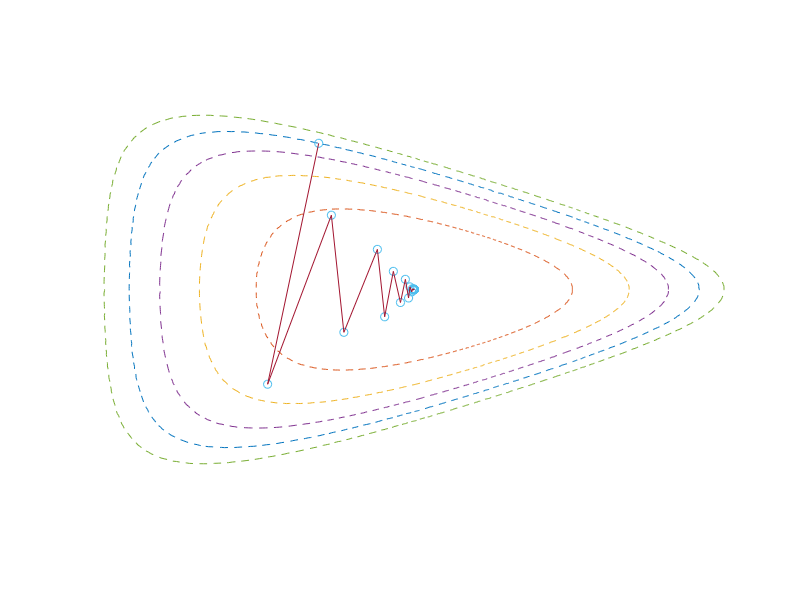
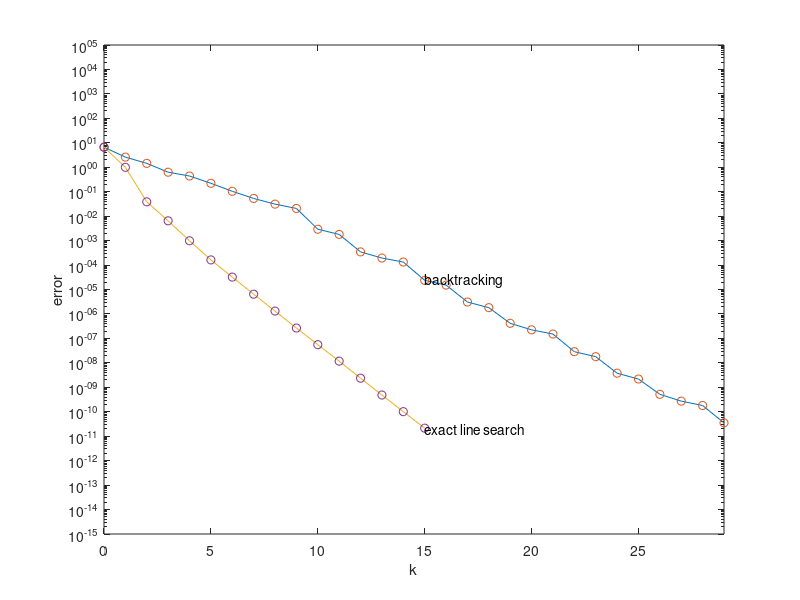
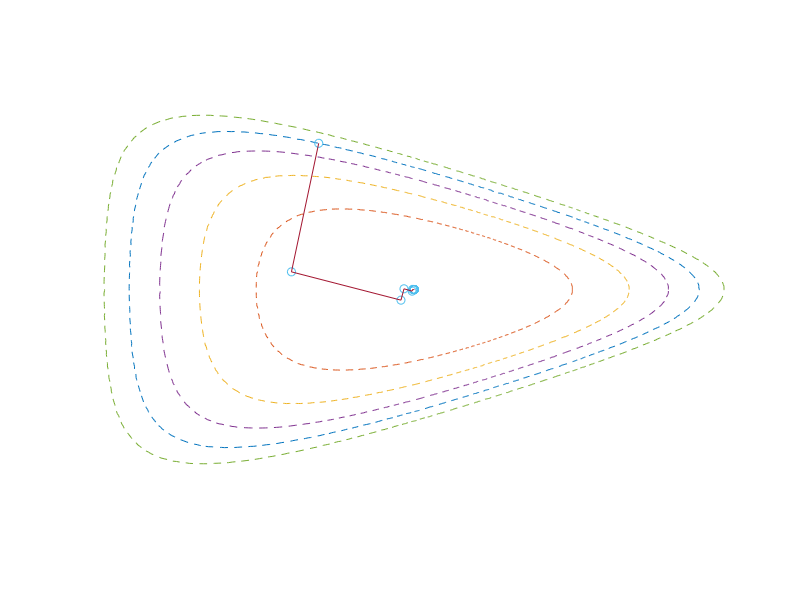
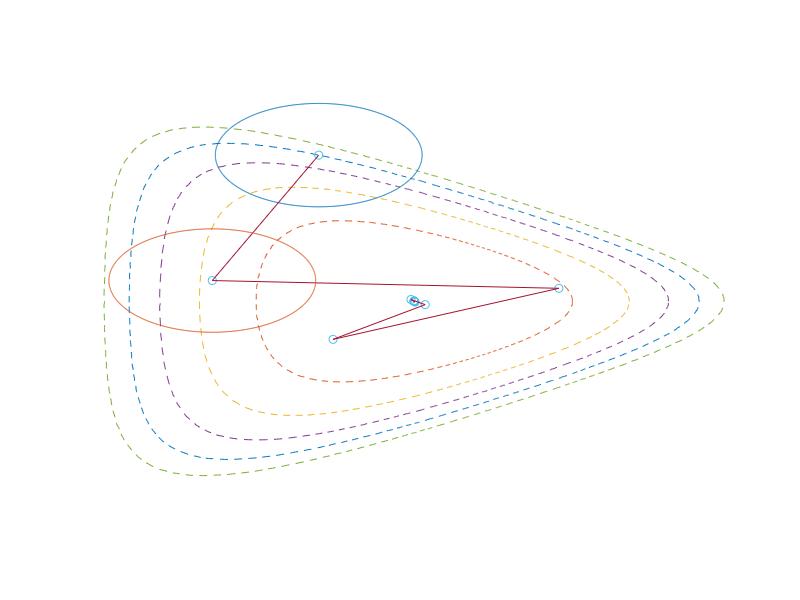

These figures' MATLAB source, in order:
% Generates figures 9.3, 9.4, 9.5, 9.11, 9.12, 9.13, 9.14, 9.15, 
% f(x) = sum(exp(A*x+b)) 
A = [1 3; 1 -3; -1 0];
b = -0.1*[1; 1; 1];
% backtracking parameters
alpha = 0.1;  
beta = 0.7;
% starting point
x0 = [-1;1];
f0 = sum(exp(A*x0+b));
% Calculate the minimum.
x = x0;
for i=1:10
    grad = A' * exp(A*x+b);
    hess = A' * diag(exp(A*x+b)) * A;
    x = x - hess\grad;
end;
xmin = x;
fmin = sum(exp(A*xmin+b));


% Gradient descent with backtracking line search. 

figure(1) 

% Figure 9.3: show five contour lines: f0+k*Delta, k=-3,-2,-1,0,1 where 
% Delta = (f0-fmin)/4.
nangles = 1000;
thetas = linspace(0,2*pi,nangles);
cont1 = zeros(2,nangles);
cont2 = zeros(2,nangles);
cont3 = zeros(2,nangles);
cont4 = zeros(2,nangles);
Delta = (f0-fmin)/4;
for i=1:nangles
    nopts = 1000;
    ray  = [ linspace(0,4,nopts)*cos(thetas(i)); 
        linspace(0,4,nopts)*sin(thetas(i)) ];
    fray = sum(exp(A*ray+b(:,ones(1,nopts))));
    ind = max(find(fray < f0));
    cont1(:,i) = (ray(:,ind) + ray(:,ind+1))/2;
    ind = max(find(fray < f0 - 3*Delta));
    cont2(:,i) = (ray(:,ind) + ray(:,ind+1))/2;
    ind = max(find(fray < f0 - 2*Delta));
    cont3(:,i) = (ray(:,ind) + ray(:,ind+1))/2;
    ind = max(find(fray < f0 - Delta));
    cont4(:,i) = (ray(:,ind) + ray(:,ind+1))/2;
    ind = max(find(fray < f0 + Delta));
    cont5(:,i) = (ray(:,ind) + ray(:,ind+1))/2;
end;
plot(cont1(1,:), cont1(2,:), '--', cont2(1,:), cont2(2,:), '--', ...
    cont3(1,:), cont3(2,:), '--', cont4(1,:), cont4(2,:), '--', ...
    cont5(1,:), cont5(2,:), '--');
axis('equal')
axis off
hold on

% Run the gradient method.
maxiters = 100;
xs = zeros(2,maxiters);
fs = zeros(1,maxiters);
x = x0;
for i=1:maxiters
    f = sum(exp(A*x+b));
    xs(:,i) = x;
    fs(i) = f;
    if (f-fmin < 1e-10),  break; end;
    g = A'*exp(A*x+b);
    v = -g;
    s = 1;
    for k=1:10 
        xnew = x+s*v;
        fxnew = sum(exp(A*xnew+b));
        if (fxnew < f + s*alpha*g'*v) break;  else s = s*beta; end;
    end;
    x = x + s*v;
end;

% Finish figure 9.3.
plot(xs(1,1:i), xs(2,1:i), 'o'); 
plot(xs(1,1:i), xs(2,1:i), '-'); 
hold off

% Figure 9.4: error vs. iteration for backtracking line search.
figure(2)
semilogy([0:i-1], fs(1:i)-fmin, '-', [0:i-1], fs(1:i)-fmin, 'o');
j=16;  text(j-1, fs(j)-fmin, 'backtracking');
axis([0 i-1 1e-15 1e5]);


% Gradient descent with exact line search.

% Figure 9.5: show the five contourlines.
figure(3) 
plot(cont1(1,:), cont1(2,:), '--', cont2(1,:), cont2(2,:), '--',...
     cont3(1,:), cont3(2,:), '--', cont4(1,:), cont4(2,:), '--',...
     cont5(1,:), cont5(2,:), '--');
axis('equal')
axis off
hold on

% Run the gradient method, using bisection in the exact line search.
maxiters = 100;
xs = zeros(2,maxiters);
fs = zeros(1,maxiters);
x = x0;
for i=1:maxiters
    f = sum(exp(A*x+b));
    xs(:,i) = x;
    fs(i) = f;
    g = A'*exp(A*x+b);
    if (f-fmin < 1e-10), break; end;
    v = -g;
    % exact line search by bisection
    l = 0; u = 1;
    gl = v'*g;  
    gr = v'*A'*exp(A*(x+u*v)+b);
    while (gr<0), 
        u = 2*u; 
        gr = v'*A'*exp(A*(x+u*v)+b);
    end;
    while (u-l > 1e-3)
        s = (u+l)/2;
        gs = v'*A'*exp(A*(x+s*v)+b);
        if (gs<0), l=s; 
        elseif (gs>0), u=s; 
        else, break, end;
    end;
    x = x + s*v;
end;

% Finish figure 9.5.
plot(xs(1,1:i), xs(2,1:i), 'o'); 
plot(xs(1,1:i), xs(2,1:i), '-'); 
hold off

% Finish figure 9.4.
figure(2) 
hold on 
semilogy([0:i-1], fs(1:i)-fmin, '-', [0:i-1], fs(1:i)-fmin, 'o');
j=16;  text(j-1, fs(j)-fmin, 'exact line search');
xlabel('k');  
ylabel('error');
hold off


% Steepest descent in first quadratic norm.
H = [2 0; 0 8];

% Figure 9.11: show the five contour lines.
figure(4)
plot(cont1(1,:), cont1(2,:), '--', cont2(1,:), cont2(2,:), '--', ...
     cont3(1,:), cont3(2,:), '--', cont4(1,:), cont4(2,:), '--', ...
     cont5(1,:), cont5(2,:), '--');
axis('equal')
axis off
hold on

% Run the steepest descent method.
maxiters = 100;
xs = zeros(2,maxiters);
fs = zeros(1,maxiters);
x = x0;
for i=1:maxiters
    f = sum(exp(A*x+b));
    xs(:,i) = x;
    fs(i) = f;
    if (f-fmin < 1e-10) break; end;
    g = A'*exp(A*x+b);
    v = -H\g;
    s = 1;
    for k=1:10 
        xnew = x+s*v;
        fxnew = sum(exp(A*xnew+b));
        if (fxnew < f + s*alpha*g'*v), break;  else, s = s*beta; end;
    end;
    x = x + s*v;
end;
plot(xs(1,1:i), xs(2,1:i), 'o'); 
plot(xs(1,1:i), xs(2,1:i), '-'); 

% Plot ellipses around x0 and x1.
x = x0;
ell = x(:,ones(1,nangles)) + sqrtm(H)\[cos(thetas); sin(thetas)];
plot(ell(1,:), ell(2,:), '-');
x = xs(:,2);
ell = x(:,ones(1,nangles)) + sqrtm(H)\[cos(thetas); sin(thetas)];
plot(ell(1,:), ell(2,:), '-');
hold off

%% Figure 9.14: same plot after change of coordinates.
figure(5)
cont1sc = sqrtm(H)*cont1;
cont2sc = sqrtm(H)*cont2;
cont3sc = sqrtm(H)*cont3;
cont4sc = sqrtm(H)*cont4;
cont5sc = sqrtm(H)*cont5;
plot(cont1sc(1,:), cont1sc(2,:), '--', cont2sc(1,:), cont2sc(2,:), ...
    '--', cont3sc(1,:), cont3sc(2,:), '--', cont4sc(1,:), ...
    cont4sc(2,:), '--', cont5sc(1,:), cont5sc(2,:), '--');
axis('equal')
axis off
hold on
xssc = sqrtm(H)*xs;
plot(xssc(1,1:i), xssc(2,1:i), 'o'); 
plot(xssc(1,1:i), xssc(2,1:i), '-'); 

% Plot ellipses around x0 and x1.
x = x0;
ell = sqrtm(H) * x(:,ones(1,nangles)) + [cos(thetas); sin(thetas)];
plot(ell(1,:), ell(2,:), '-');
x = xs(:,2);
ell = sqrtm(H) * x(:,ones(1,nangles)) + [cos(thetas); sin(thetas)];
plot(ell(1,:), ell(2,:), '-');
hold off

%% Figure 9.13: error vs. iteration for steepest descent in the first
% norm.
figure(6)
semilogy([0:i-1], fs(1:i)-fmin, '-', [0:i-1], fs(1:i)-fmin, 'o');
text(10, fs(11)-fmin,'P1');
hold on

% Steepest descent in second quadratic norm.
H = [8 0; 0 2];

%% Figure 9.12: show the five contour lines.
figure(7)
plot(cont1(1,:), cont1(2,:), '--', cont2(1,:), cont2(2,:), '--', ...
    cont3(1,:), cont3(2,:), '--', cont4(1,:), cont4(2,:), '--', ...
    cont5(1,:), cont5(2,:), '--');
axis('equal')
axis off
hold on

% Run the steepest descent method.
maxiters = 100;
xs = zeros(2,maxiters);
fs = zeros(1,maxiters);
x = x0;
for i=1:maxiters
    f = sum(exp(A*x+b));
    xs(:,i) = x;
    fs(i) = f;
    if (f-fmin < 1e-10) break; end;
    g = A'*exp(A*x+b);
    v = -H\g;
    s = 1;
    for k=1:10 
        xnew = x+s*v;
        fxnew = sum(exp(A*xnew+b));
        if (fxnew < f + s*alpha*g'*v) break;  else s = s*beta; end;
    end;
    x = x + s*v;
end;
plot(xs(1,1:i), xs(2,1:i), 'o'); 
plot(xs(1,1:i), xs(2,1:i), '-'); 

%% Plot ellipses around x0 and x1.
x = x0;
ell = x(:,ones(1,nangles)) + sqrtm(H) \ [cos(thetas); sin(thetas)];
plot(ell(1,:), ell(2,:), '-');
x = xs(:,2);
ell = x(:,ones(1,nangles)) + sqrtm(H) \ [cos(thetas); sin(thetas)];
plot(ell(1,:), ell(2,:), '-');
hold off

%% Figure 9.15: same plot after change of coordinates.
figure(8)
cont1sc = sqrtm(H)*cont1;
cont2sc = sqrtm(H)*cont2;
cont3sc = sqrtm(H)*cont3;
cont4sc = sqrtm(H)*cont4;
cont5sc = sqrtm(H)*cont5;
plot(cont1sc(1,:), cont1sc(2,:), '--', cont2sc(1,:), cont2sc(2,:), ...
    '--', cont3sc(1,:), cont3sc(2,:), '--', cont4sc(1,:), ...
    cont4sc(2,:), '--', cont5sc(1,:), cont5sc(2,:), '--');
axis('equal')
axis off
hold on
xssc = sqrtm(H)*xs;
plot(xssc(1,1:maxiters), xssc(2,1:maxiters), 'o'); 
plot(xssc(1,1:maxiters), xssc(2,1:maxiters), '-'); 

% Plot ellipses around x0 and x1.
x = x0;
ell = sqrtm(H) * x(:,ones(1,nangles)) + [cos(thetas); sin(thetas)];
plot(ell(1,:), ell(2,:), '-');
x = xs(:,2);
ell = sqrtm(H) * x(:,ones(1,nangles)) + [cos(thetas); sin(thetas)];
plot(ell(1,:), ell(2,:), '-');
hold off


% Finish figure 9.13: error vs. iteration for steepest descent in the 
% second  norm.

figure(6)
semilogy([0:i-1], fs(1:i)-fmin, '-', [0:i-1], fs(1:i)-fmin, 'o');
text(30, fs(31)-fmin,'P2');
axis([0 40 1e-15 1e5]);
xlabel('k');  ylabel('error');
hold off


% Newton's method

%% Figure 9.19.  Plot the five contour lines.
figure(9) 
plot(cont1(1,:), cont1(2,:), '--', cont2(1,:), cont2(2,:), '--', ...
    cont3(1,:), cont3(2,:), '--', cont4(1,:), cont4(2,:), '--', ...
    cont5(1,:), cont5(2,:), '--');
axis('equal')
axis off
hold on

%% Run Newton's method.
maxiters = 10;
xs = zeros(2,maxiters);
fs = zeros(1,maxiters);
steps = zeros(1,maxiters-1);
x = x0;
for i=1:maxiters
    f = sum(exp(A*x+b));
    xs(:,i) = x;
    fs(i) = f;
    g = A'*exp(A*x+b);
    H = A'*diag(exp(A*x+b))*A;
    v = -H\g;
    if (abs(v'*g) < 1e-8), break; end;
    s = 1;
    for k=1:10 
        xnew = x+s*v;
        fxnew = sum(exp(A*xnew+b));
        if (fxnew < f + s*alpha*g'*v), break;  else, s = s*beta; end;
    end;
    steps(i) = s;
    x = x + s*v;
end;
plot(xs(1,1:i), xs(2,1:i), 'o'); 
plot(xs(1,1:i), xs(2,1:i), '-'); 

%% Plot ellipses around x0 and x1.
x = x0;
H = A'*diag(exp(A*x+b))*A;
ell = x(:,ones(1,nangles)) + sqrtm(H) \ [cos(thetas); sin(thetas)];
plot(ell(1,:), ell(2,:), '-');
x = xs(:,2);
H = A'*diag(exp(A*x+b))*A;
ell = x(:,ones(1,nangles)) + sqrtm(H) \  [cos(thetas); sin(thetas)];
plot(ell(1,:), ell(2,:), '-');
hold off

%% Figure 9.20.  Error vs. iteration.
figure(10)
semilogy([0:i-1], fs(1:i)-fmin, '-', [0:i-1], fs(1:i)-fmin, 'o');
axis([0 i-1 1e-15 1e5]);
xlabel('k');
ylabel('error');